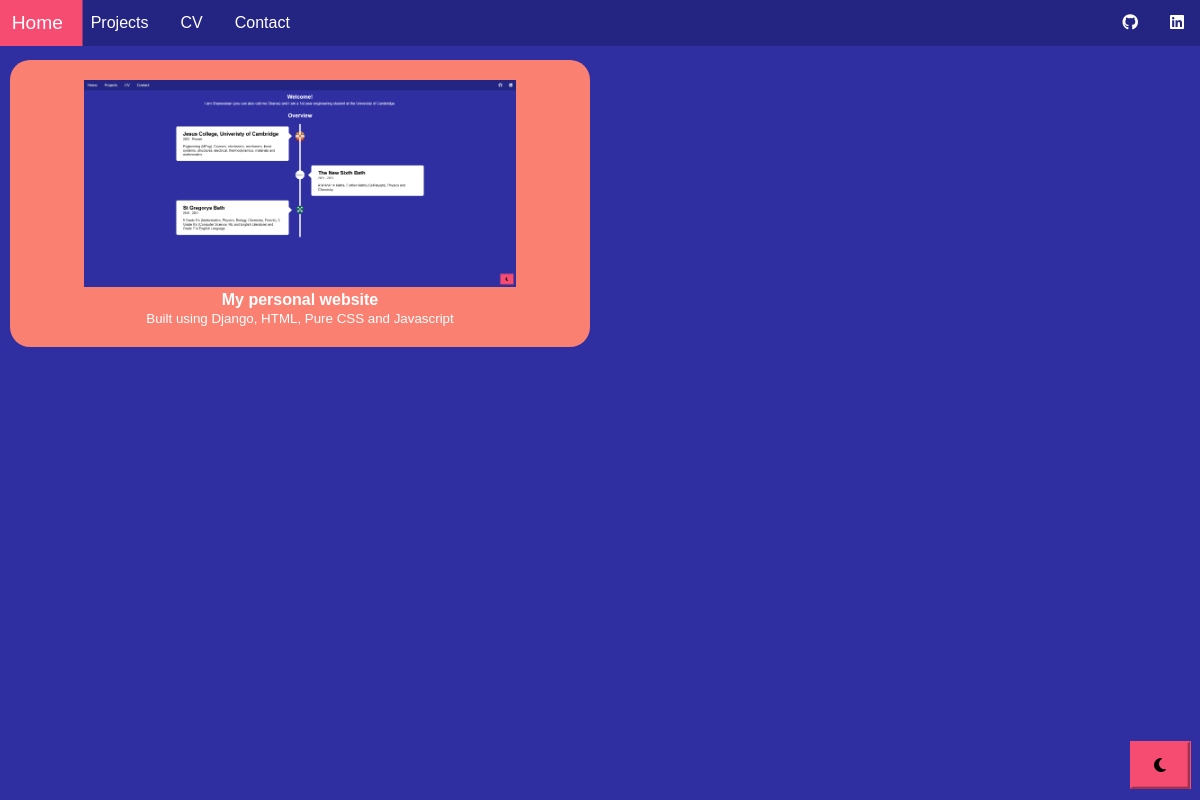
/projects/, run on the app's committed database.
### main/models.py (models this page shows, shortened)
class Project(models.Model):
    class Meta:
        verbose_name_plural = 'Project Profiles'
        verbose_name = 'Project'
        ordering = ["name"]
    date = models.DateTimeField(blank=True, null=True)
    name = models.CharField(max_length=200, blank=True, null=True)
    description = models.CharField(max_length=500, blank=True, null=True)
    body = RichTextField(blank=True, null=True)
    image = models.ImageField(blank=True, null=True, upload_to="project/")
    slug = models.SlugField(null=True, blank=True)
    is_active = models.BooleanField(default=True)

### main/views.py (the view)
# urls.py: path('projects/', views.ProjectView.as_view(), name='projects'),
class ProjectView(generic.ListView):
	model = Project
	template_name = "main/project.html"
	paginate_by = 10
	def get_queryset(self):
		return super().get_queryset().filter(is_active=True)

### main/templates/main/project.html
{% extends 'main/base.html' %}
{% load static %}
{% block content %}
<main class="project-page">
    {% for obj in object_list %}
    <div class="project-container">
        <a href="{% url 'main:project' slug=obj.slug %}" target="_blank">
        <div class="project-item">
            <img src="{{obj.image.url}}" alt="Thumbnail" class="project-pic">
            <div class="project-content">
                <h4>{{obj.name}}</h4>
                <small>{{obj.description}}</small>
            </div>
        </div>
        </a>
    </div>
    {% endfor %}
</main>
{% endblock %}

### static/css/styles.css (style rules this page uses)
:root { --text-color: #fff; --background-color: #2F2FA2 ; --nav-color: #242582; --hover-color: #F64C72; --article-box-color: #FA8072; }
* { font-family: Helvetica, sans-serif; margin:0; padding: 0; box-sizing: border-box; }
body { display: flex; flex-direction: column; min-height: 100vh; background-color: var(--background-color); }
main { flex: 1; padding-top: 60px; }
.project-page * { color: var(--text-color); margin-left: 5px; margin-right: 5px; }
.project-container { max-width: 600px; margin: 0 auto; display: inline-flex; flex-wrap: wrap; justify-content: space-between; grid-gap: 20px; }
.project-item { padding: 20px ; text-align: center; background-color: var(--article-box-color) ; border-radius: 20px; width: auto; box-sizing: border-box }
.project-pic { width: 80%; height: 80%; align-self: center; }
.project-container a { text-decoration: none; }

### data on the page
Project: image (picture), name "My personal website", description "Built using Django, HTML, Pure CSS and Javascript"
